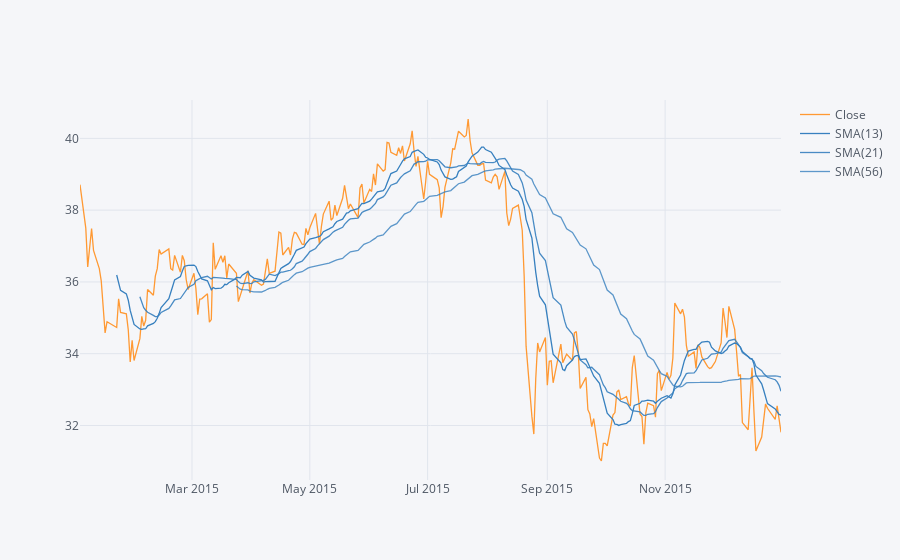

Source (notebook cell):
### Code cell
MS['Close'].loc['2015-01-01':'2016-01-01'].ta_plot(study='sma',periods=[13,21,56])

### Figure 1 — Plotly figure (JSON) as saved in the notebook; plotly's stock layout.template omitted (floating-point values rounded to 4 significant figures; data arrays with more than 128 entries replaced by an {"elided": "..."} marker saying what was removed)
{"data": [{"line": {"color": "rgba(255, 153, 51, 1.0)", "dash": "solid", "shape": "linear", "width": 1.3}, "mode": "lines", "name": "Close", "text": "", "type": "scatter", "x": {"elided": "252 str values"}, "y": {"elided": "252 float values"}}, {"line": {"color": "rgba(55, 128, 191, 1.0)", "dash": "solid", "shape": "linear", "width": 1.3}, "mode": "lines", "name": "SMA(13)", "text": "", "type": "scatter", "x": {"elided": "252 str values"}, "y": {"elided": "252 mixed values"}}, {"line": {"color": "rgba(55, 128, 191, 0.8999999999999999)", "dash": "solid", "shape": "linear", "width": 1.3}, "mode": "lines", "name": "SMA(21)", "text": "", "type": "scatter", "x": {"elided": "252 str values"}, "y": {"elided": "252 mixed values"}}, {"line": {"color": "rgba(55, 128, 191, 0.7999999999999998)", "dash": "solid", "shape": "linear", "width": 1.3}, "mode": "lines", "name": "SMA(56)", "text": "", "type": "scatter", "x": {"elided": "252 str values"}, "y": {"elided": "252 mixed values"}}], "layout": {"autosize": true, "legend": {"bgcolor": "#F5F6F9", "font": {"color": "#4D5663"}}, "paper_bgcolor": "#F5F6F9", "plot_bgcolor": "#F5F6F9", "title": {"font": {"color": "#4D5663"}}, "xaxis": {"autorange": true, "gridcolor": "#E1E5ED", "range": ["2015-01-02", "2015-12-31"], "showgrid": true, "tickfont": {"color": "#4D5663"}, "title": {"font": {"color": "#4D5663"}, "text": ""}, "type": "date", "zerolinecolor": "#E1E5ED"}, "yaxis": {"autorange": true, "gridcolor": "#E1E5ED", "range": [30.48, 41.07], "showgrid": true, "tickfont": {"color": "#4D5663"}, "title": {"font": {"color": "#4D5663"}, "text": ""}, "type": "linear", "zerolinecolor": "#E1E5ED"}}}
